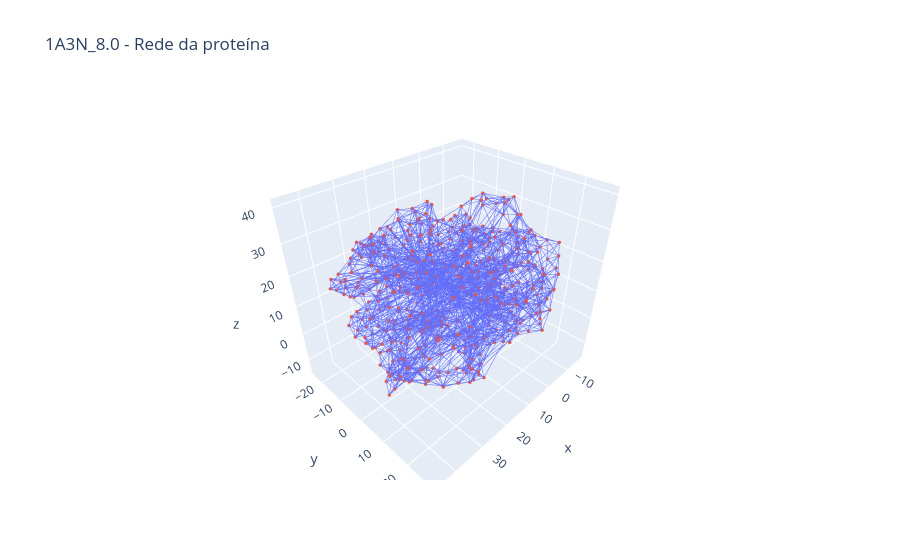

Notebook source saved alongside this figure:
### Code cell
import plotly.graph_objects as go

# coordenadas dos nós
node_x = []
node_y = []
node_z = []

for node in G.nodes():

    node_x.append(G.nodes[node]["x"])
    node_y.append(G.nodes[node]["y"])
    node_z.append(G.nodes[node]["z"])

# arestas
edge_x = []
edge_y = []
edge_z = []

for u, v in G.edges():

    edge_x.extend([
        G.nodes[u]["x"],
        G.nodes[v]["x"],
        None
    ])

    edge_y.extend([
        G.nodes[u]["y"],
        G.nodes[v]["y"],
        None
    ])

    edge_z.extend([
        G.nodes[u]["z"],
        G.nodes[v]["z"],
        None
    ])

edge_trace = go.Scatter3d(
    x=edge_x,
    y=edge_y,
    z=edge_z,
    mode="lines",
    line=dict(width=1),
    hoverinfo="none"
)

node_trace = go.Scatter3d(
    x=node_x,
    y=node_y,
    z=node_z,
    mode="markers",
    marker=dict(
        size=2
    )
)

fig = go.Figure(
    data=[
        edge_trace,
        node_trace
    ]
)

fig.update_layout(
    title=nome_proteina+"_"+str(cutoff)+" - Rede da proteína",
    showlegend=False
)

fig.show()

### Figure 1 — Plotly figure (JSON) as saved in the notebook; plotly's stock layout.template omitted (floating-point values rounded to 4 significant figures; data arrays with more than 128 entries replaced by an {"elided": "..."} marker saying what was removed)
{"data": [{"hoverinfo": "none", "line": {"width": 1}, "mode": "lines", "type": "scatter3d", "x": {"elided": "9342 float values"}, "y": {"elided": "9342 float values"}, "z": {"elided": "9342 float values"}}, {"marker": {"size": 2}, "mode": "markers", "type": "scatter3d", "x": {"elided": "572 float values"}, "y": {"elided": "572 float values"}, "z": {"elided": "572 float values"}}], "layout": {"showlegend": false, "title": {"text": "1A3N_8.0 - Rede da proteína"}}}
